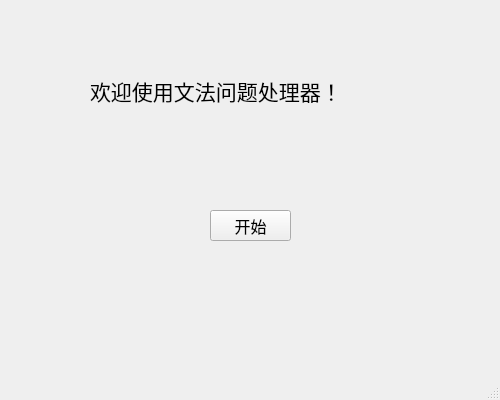
<?xml version="1.0" encoding="UTF-8"?>
<ui version="4.0">
 <class>MainWindow</class>
 <widget class="QMainWindow" name="MainWindow">
  <property name="geometry">
   <rect>
    <x>0</x>
    <y>0</y>
    <width>500</width>
    <height>400</height>
   </rect>
  </property>
  <property name="windowTitle">
   <string>MyGrammar</string>
  </property>
  <widget class="QWidget" name="centralwidget">
   <widget class="QLabel" name="label">
    <property name="geometry">
     <rect>
      <x>90</x>
      <y>-10</y>
      <width>381</width>
      <height>201</height>
     </rect>
    </property>
    <property name="font">
     <font>
      <pointsize>16</pointsize>
     </font>
    </property>
    <property name="text">
     <string>欢迎使用文法问题处理器！</string>
    </property>
   </widget>
   <widget class="QPushButton" name="pushButton">
    <property name="geometry">
     <rect>
      <x>210</x>
      <y>210</y>
      <width>81</width>
      <height>31</height>
     </rect>
    </property>
    <property name="font">
     <font>
      <pointsize>12</pointsize>
     </font>
    </property>
    <property name="text">
     <string>开始</string>
    </property>
   </widget>
  </widget>
  <widget class="QMenuBar" name="menubar">
   <property name="geometry">
    <rect>
     <x>0</x>
     <y>0</y>
     <width>500</width>
     <height>21</height>
    </rect>
   </property>
  </widget>
  <widget class="QStatusBar" name="statusbar"/>
 </widget>
 <resources/>
 <connections/>
</ui>
